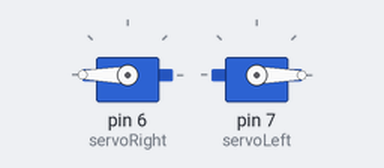
Bench run of a sketch on a simulated Arduino Uno, built with avr-gcc and run on an emulated ATmega328P. On the bench: 2 × servo.

Above: at 0.05 s.
At 1.5 s:
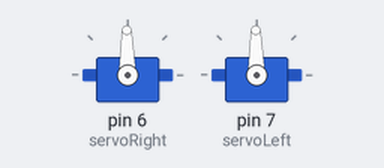
At 3.0 s:
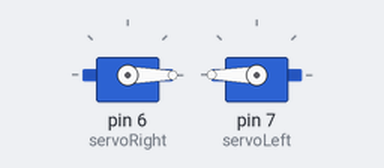
Timing chart, 0 to 6.9 s (numbered marks = the images above):
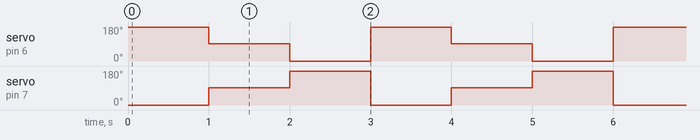

The sketch:

2_servo_test.ino
```cpp
#include <Servo.h>

Servo servoLeft;
Servo servoRight;

int stillSpeed = 91;
int forwardSpeed = 180;
int backwardSpeed = 0;

void setup()
{
  servoRight.attach(6);
  servoLeft.attach(7);
}

void loop() {

	forward();
	delay(1000);
	still();
	delay(1000);
	backward();
	delay(1000);
}

void still()
{
	servoRight.write(stillSpeed);
	servoLeft.write(stillSpeed);
}

void forward()
{
	servoRight.write(forwardSpeed);
	servoLeft.write(180 - forwardSpeed);
}

void backward()
{
	servoRight.write(backwardSpeed);
	servoLeft.write(180 - backwardSpeed);
}
```

Measured:
- by itself, servo on pin 6 (servoRight): repeats every 3.0 s: 0° 1.0 s, 180° 1.0 s, 91° 1.0 s
- by itself, servo on pin 7 (servoLeft): repeats every 3.0 s: 180° 1.0 s, 0° 1.0 s, 91° 1.0 s
